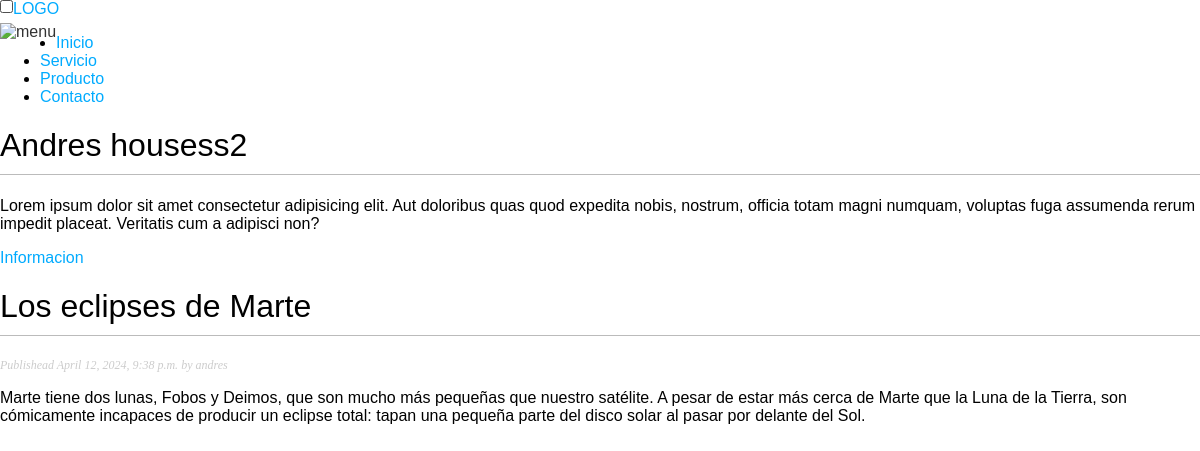
Screenshot of /blog/2024/4/12/los-eclipses-de-marte/ with the database file from the repository.
### blog/models.py (models this page shows, shortened)
class Post(models.Model):
    class Status(models.TextChoices):
        DRAFT = "DF", "Draft"
        PUBLISHED = "PB", "Published"
    title = models.CharField(max_length=250)
    slug = models.CharField(max_length=250, unique_for_date="publish")
    author = models.ForeignKey(User, on_delete=models.CASCADE, related_name="blog_post")
    body = models.TextField()
    publish = models.DateTimeField(default=timezone.now)
    created = models.DateTimeField(auto_now_add=True)
    update = models.DateTimeField(auto_now=True)
    status = models.CharField(
        max_length=2, choices=Status.choices, default=Status.DRAFT
    )
    objects = models.Manager()
    published = PublisheadManager()
    class Meta:
        ordering = ["-publish"]
        indexes = [models.Index(fields=["-publish"])]

### blog/views.py (the view)
def post_detail(request, year, month, day, post):
    post = get_object_or_404(
        Post,
        status=Post.Status.PUBLISHED,
        slug=post,
        publish__year=year,
        publish__month=month,
        publish__day=day,
    )
    return render(request, "blog/post/detail.html", {"post": post})

### blog/templates/blog/post/detail.html (shortened to what this page needs)
{% extends "blog/base.html" %}
{% block content %}
    <h1>{{ post.title }}</h1>
    <p class='date' >
        Publishead {{ post.publish }} by {{ post.author }}
    </p>
    {{ post.body | linebreaks }}
{% endblock content %}

### blog/static/css/blog.css (style rules this page uses)
body { font-family: "Poppins", sans-serif; font-weight: 100; font-style: normal; }
body { margin:0; padding:0; font-family:helvetica, sans-serif; }
h1 { font-weight:normal; border-bottom:1px solid #bbb; padding:0 0 10px 0; }
p.date { color:#ccc; font-family: georgia, serif; font-size: 12px; font-style: italic; }

### rows the page displays
Post: title "Los eclipses de Marte", publish "April 12, 2024, 9:38 p.m.", author "andres", body "Marte tiene dos lunas, Fobos y Deimos, que son mucho más pequeñas que nuestro satélite. A pesar de estar más cerca de Marte que la Luna de la Tierra, son cómicamente incapaces de producir un eclipse total: tapan una pequeña parte del disco solar al pasar por delante del Sol."
